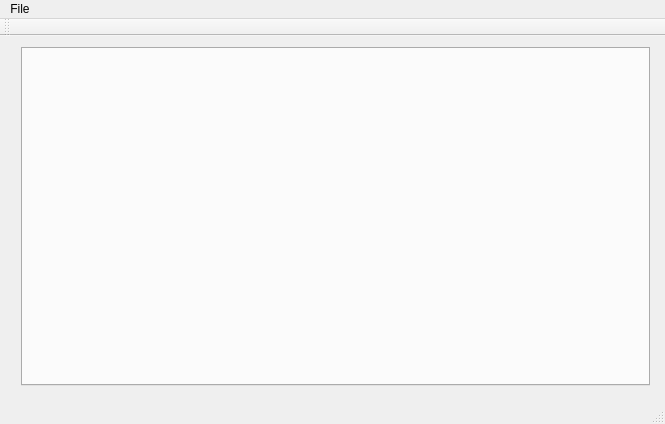
<?xml version="1.0" encoding="UTF-8"?>
<ui version="4.0">
 <class>MainWindow</class>
 <widget class="QMainWindow" name="MainWindow">
  <property name="geometry">
   <rect>
    <x>0</x>
    <y>0</y>
    <width>665</width>
    <height>424</height>
   </rect>
  </property>
  <property name="sizePolicy">
   <sizepolicy hsizetype="Preferred" vsizetype="Preferred">
    <horstretch>0</horstretch>
    <verstretch>0</verstretch>
   </sizepolicy>
  </property>
  <property name="windowTitle">
   <string>Order Book</string>
  </property>
  <widget class="QWidget" name="centralWidget">
   <widget class="QWidget" name="verticalLayoutWidget">
    <property name="geometry">
     <rect>
      <x>10</x>
      <y>0</y>
      <width>651</width>
      <height>361</height>
     </rect>
    </property>
    <layout class="QHBoxLayout" name="horizontalLayout_2">
     <property name="sizeConstraint">
      <enum>QLayout::SetMinAndMaxSize</enum>
     </property>
     <item>
      <widget class="QTabWidget" name="tabWidget">
       <property name="sizePolicy">
        <sizepolicy hsizetype="Expanding" vsizetype="Expanding">
         <horstretch>0</horstretch>
         <verstretch>0</verstretch>
        </sizepolicy>
       </property>
       <property name="currentIndex">
        <number>-1</number>
       </property>
      </widget>
     </item>
    </layout>
   </widget>
  </widget>
  <widget class="QMenuBar" name="menuBar">
   <property name="geometry">
    <rect>
     <x>0</x>
     <y>0</y>
     <width>665</width>
     <height>20</height>
    </rect>
   </property>
   <widget class="QMenu" name="menuFile">
    <property name="title">
     <string>File</string>
    </property>
    <addaction name="actionAboute"/>
    <addaction name="actionAuthor"/>
    <addaction name="actionHelp"/>
   </widget>
   <addaction name="menuFile"/>
  </widget>
  <widget class="QToolBar" name="mainToolBar">
   <attribute name="toolBarArea">
    <enum>TopToolBarArea</enum>
   </attribute>
   <attribute name="toolBarBreak">
    <bool>false</bool>
   </attribute>
  </widget>
  <widget class="QStatusBar" name="statusBar"/>
  <action name="actionAboute">
   <property name="text">
    <string>About</string>
   </property>
  </action>
  <action name="actionAuthor">
   <property name="text">
    <string>Developer</string>
   </property>
  </action>
  <action name="actionHelp">
   <property name="text">
    <string>Help</string>
   </property>
  </action>
 </widget>
 <layoutdefault spacing="6" margin="11"/>
 <resources/>
 <connections/>
</ui>
